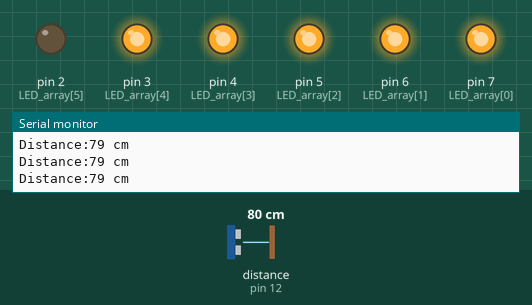
Recording of a sketch running on a simulated Arduino Uno, built with avr-gcc and run on an emulated ATmega328P. On the bench: output pins drawn as LEDs (lit = HIGH), the last lines printed to the serial monitor. Wiring (inferred from the names in the program): ultrasonic range finder: trigger pin 13; echo pin 12. Inputs (shaded band) come from the test bench; at power-on: distance to the obstacle (sensor on pin 12) 80 cm. The echo pulse lasts 58.3 µs per cm; pins used as bus, display or sensor lines are not drawn.

Above: at 1.2 s.
1.3 s: distance to the obstacle (sensor on pin 12) set to 105 cm
4.3 s: distance to the obstacle (sensor on pin 12) set to 114 cm
At 4.8 s:
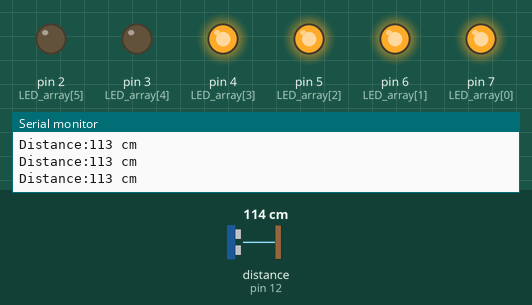
5.8 s: distance to the obstacle (sensor on pin 12) set to 18 cm
At 7.0 s:
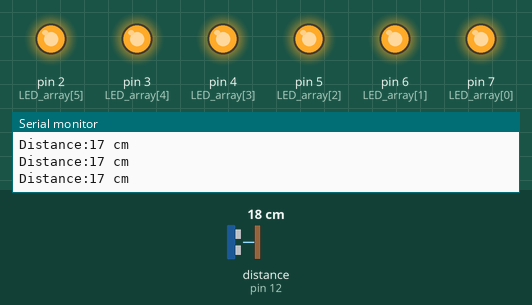
7.3 s: distance to the obstacle (sensor on pin 12) set to 49 cm
8.8 s: distance to the obstacle (sensor on pin 12) set to 59 cm
At 9.3 s:
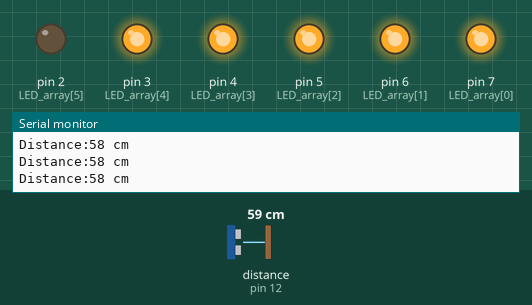
10.3 s: distance to the obstacle (sensor on pin 12) set to 250 cm
At 11.6 s:
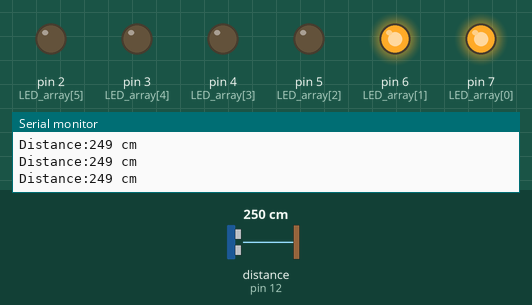
Timing chart, 0 to 12.8 s (numbered marks = the images above; inputs shaded):
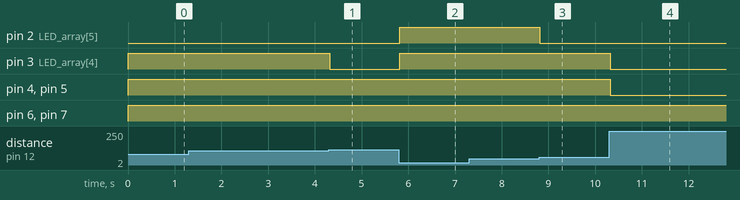

The sketch:

porject_1_workshop_3.ino
```cpp
const int Trigger_pin = 13, Echo_pin = 12;
int LED_array[] = { 7, 6, 5, 4, 3, 2 };

void setup() {
  Serial.begin(9600);
  for (int i = 0; i < 6; i++) {
    pinMode(LED_array[i], OUTPUT);
  }
  pinMode(Trigger_pin, OUTPUT);
  pinMode(Echo_pin, LOW);
}

void loop() {
  int distance = Distance();
  if (distance > 272 && distance <= 330) {
    digitalWrite(LED_array[0], HIGH);
    digitalWrite(LED_array[1], LOW);
    digitalWrite(LED_array[2], LOW);
    digitalWrite(LED_array[3], LOW);
    digitalWrite(LED_array[4], LOW);
    digitalWrite(LED_array[5], LOW);
  } else if (distance > 217 && distance <= 272) {
    digitalWrite(LED_array[0], HIGH);
    digitalWrite(LED_array[1], HIGH);
    digitalWrite(LED_array[2], LOW);
    digitalWrite(LED_array[3], LOW);
    digitalWrite(LED_array[4], LOW);
    digitalWrite(LED_array[5], LOW);
  } else if (distance > 162 && distance <= 217) {
    digitalWrite(LED_array[0], HIGH);
    digitalWrite(LED_array[1], HIGH);
    digitalWrite(LED_array[2], HIGH);
    digitalWrite(LED_array[3], LOW);
    digitalWrite(LED_array[4], LOW);
    digitalWrite(LED_array[5], LOW);
  } else if (distance > 107 && distance <= 162) {
    digitalWrite(LED_array[0], HIGH);
    digitalWrite(LED_array[1], HIGH);
    digitalWrite(LED_array[2], HIGH);
    digitalWrite(LED_array[3], HIGH);
    digitalWrite(LED_array[4], LOW);
    digitalWrite(LED_array[5], LOW);
  } else if (distance > 52 && distance <= 107) {
    digitalWrite(LED_array[0], HIGH);
    digitalWrite(LED_array[1], HIGH);
    digitalWrite(LED_array[2], HIGH);
    digitalWrite(LED_array[3], HIGH);
    digitalWrite(LED_array[4], HIGH);
    digitalWrite(LED_array[5], LOW);
  } else {
    digitalWrite(LED_array[0], HIGH);
    digitalWrite(LED_array[1], HIGH);
    digitalWrite(LED_array[2], HIGH);
    digitalWrite(LED_array[3], HIGH);
    digitalWrite(LED_array[4], HIGH);
    digitalWrite(LED_array[5], HIGH);
  }
  char buffer[15];
  sprintf(buffer, "Distance:%d cm", distance);
  Serial.println(buffer);
}

int Distance() {
  unsigned long travel_time = 0;
  int D = 0;
  digitalWrite(Trigger_pin, LOW);
  delayMicroseconds(2);
  digitalWrite(Trigger_pin,HIGH);
  delayMicroseconds(10);
  digitalWrite(Trigger_pin, LOW);
  travel_time = pulseIn(Echo_pin, HIGH);
  D = (travel_time / 2) * 0.0343;
  return D;
}
```

Measured:
- the behaviour switches between 108 and 109 cm on distance to the obstacle (sensor on pin 12) (found by bisection; images 0 and 1)
- the behaviour switches between 53 and 54 cm on distance to the obstacle (sensor on pin 12) (found by bisection; images 2 and 3)
- after the input at 4.3 s, pin 3 (LED_array[4]): HIGH → LOW at once
- after the input at 5.8 s, pin 2 (LED_array[5]), pin 3 (LED_array[4]): LOW → HIGH at once
- after the input at 8.8 s, pin 2 (LED_array[5]): HIGH → LOW at once
- after the input at 10.3 s, pin 3 (LED_array[4]), pin 4 (LED_array[3]), pin 5 (LED_array[2]): HIGH → LOW at once
